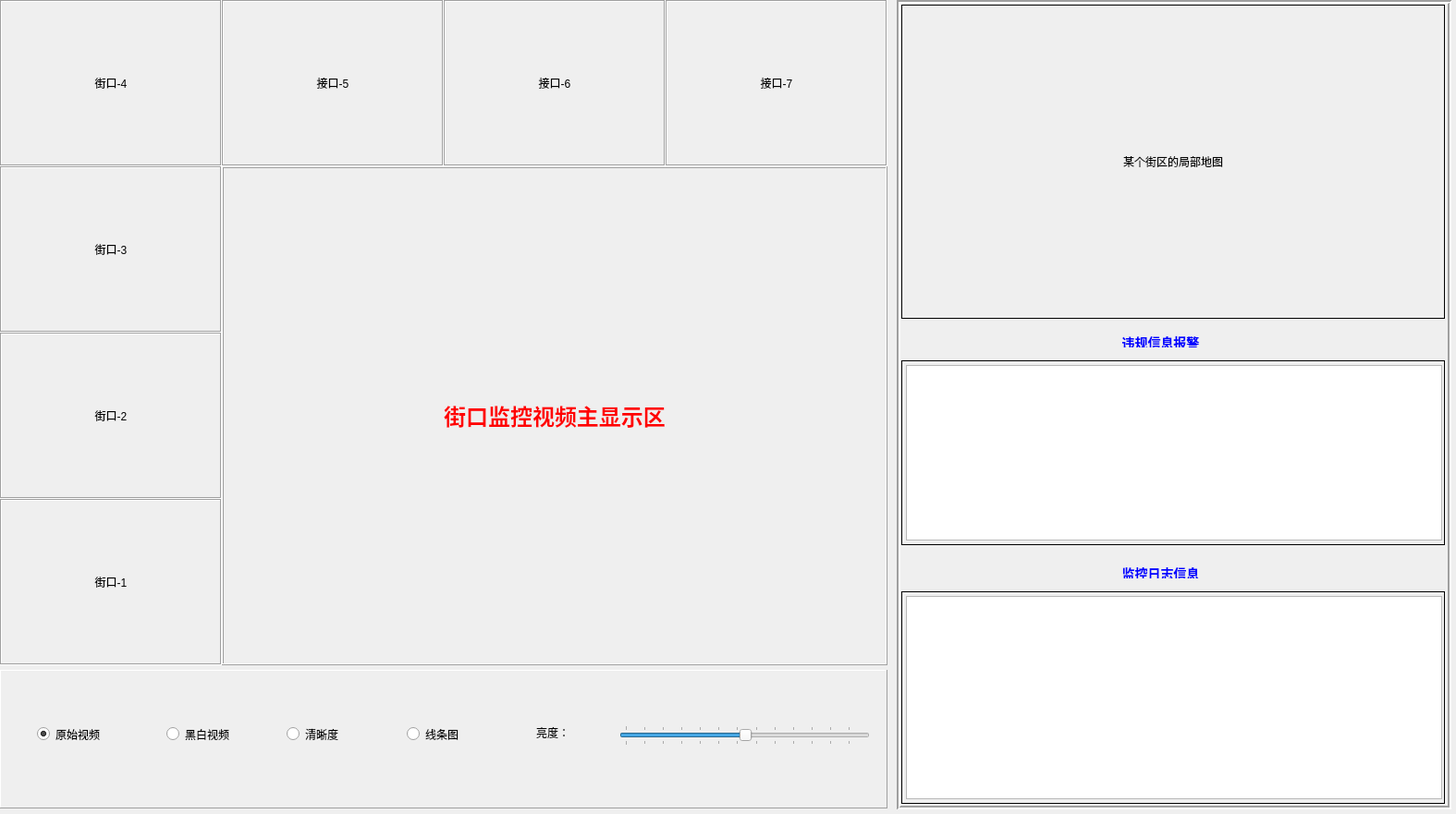
<?xml version="1.0" encoding="UTF-8"?>
<ui version="4.0">
 <class>Traffic</class>
 <widget class="QDialog" name="Traffic">
  <property name="geometry">
   <rect>
    <x>0</x>
    <y>0</y>
    <width>1575</width>
    <height>881</height>
   </rect>
  </property>
  <property name="windowTitle">
   <string>交通违规监控系统</string>
  </property>
  <widget class="QFrame" name="frm_video_main">
   <property name="geometry">
    <rect>
     <x>240</x>
     <y>180</y>
     <width>720</width>
     <height>540</height>
    </rect>
   </property>
   <property name="frameShape">
    <enum>QFrame::Box</enum>
   </property>
   <property name="frameShadow">
    <enum>QFrame::Raised</enum>
   </property>
   <property name="lineWidth">
    <number>1</number>
   </property>
   <widget class="QLabel" name="lbl_video_main">
    <property name="geometry">
     <rect>
      <x>0</x>
      <y>0</y>
      <width>720</width>
      <height>540</height>
     </rect>
    </property>
    <property name="midLineWidth">
     <number>1</number>
    </property>
    <property name="text">
     <string>&lt;font color=red size=6&gt;&lt;b&gt;街口监控视频主显示区&lt;/b&gt;&lt;/font&gt;</string>
    </property>
    <property name="alignment">
     <set>Qt::AlignCenter</set>
    </property>
   </widget>
  </widget>
  <widget class="QFrame" name="frame_2">
   <property name="geometry">
    <rect>
     <x>0</x>
     <y>0</y>
     <width>240</width>
     <height>180</height>
    </rect>
   </property>
   <property name="frameShape">
    <enum>QFrame::Box</enum>
   </property>
   <property name="frameShadow">
    <enum>QFrame::Sunken</enum>
   </property>
   <widget class="WLabel" name="lbl_video_4">
    <property name="geometry">
     <rect>
      <x>0</x>
      <y>0</y>
      <width>240</width>
      <height>180</height>
     </rect>
    </property>
    <property name="text">
     <string>街口-4</string>
    </property>
    <property name="alignment">
     <set>Qt::AlignCenter</set>
    </property>
   </widget>
  </widget>
  <widget class="QFrame" name="frame_3">
   <property name="geometry">
    <rect>
     <x>240</x>
     <y>0</y>
     <width>240</width>
     <height>180</height>
    </rect>
   </property>
   <property name="frameShape">
    <enum>QFrame::Box</enum>
   </property>
   <property name="frameShadow">
    <enum>QFrame::Sunken</enum>
   </property>
   <widget class="WLabel" name="lbl_video_5">
    <property name="geometry">
     <rect>
      <x>0</x>
      <y>0</y>
      <width>240</width>
      <height>180</height>
     </rect>
    </property>
    <property name="text">
     <string>接口-5</string>
    </property>
    <property name="alignment">
     <set>Qt::AlignCenter</set>
    </property>
   </widget>
  </widget>
  <widget class="QFrame" name="frame_4">
   <property name="geometry">
    <rect>
     <x>480</x>
     <y>0</y>
     <width>240</width>
     <height>180</height>
    </rect>
   </property>
   <property name="frameShape">
    <enum>QFrame::Box</enum>
   </property>
   <property name="frameShadow">
    <enum>QFrame::Sunken</enum>
   </property>
   <widget class="WLabel" name="lbl_video_6">
    <property name="geometry">
     <rect>
      <x>0</x>
      <y>0</y>
      <width>240</width>
      <height>180</height>
     </rect>
    </property>
    <property name="text">
     <string>接口-6</string>
    </property>
    <property name="alignment">
     <set>Qt::AlignCenter</set>
    </property>
   </widget>
  </widget>
  <widget class="QFrame" name="frame_5">
   <property name="geometry">
    <rect>
     <x>720</x>
     <y>0</y>
     <width>240</width>
     <height>180</height>
    </rect>
   </property>
   <property name="frameShape">
    <enum>QFrame::Box</enum>
   </property>
   <property name="frameShadow">
    <enum>QFrame::Sunken</enum>
   </property>
   <widget class="WLabel" name="lbl_video_7">
    <property name="geometry">
     <rect>
      <x>0</x>
      <y>0</y>
      <width>240</width>
      <height>180</height>
     </rect>
    </property>
    <property name="text">
     <string>接口-7</string>
    </property>
    <property name="alignment">
     <set>Qt::AlignCenter</set>
    </property>
   </widget>
  </widget>
  <widget class="QFrame" name="frame_6">
   <property name="geometry">
    <rect>
     <x>0</x>
     <y>180</y>
     <width>240</width>
     <height>180</height>
    </rect>
   </property>
   <property name="frameShape">
    <enum>QFrame::Box</enum>
   </property>
   <property name="frameShadow">
    <enum>QFrame::Sunken</enum>
   </property>
   <widget class="WLabel" name="lbl_video_3">
    <property name="geometry">
     <rect>
      <x>0</x>
      <y>0</y>
      <width>240</width>
      <height>180</height>
     </rect>
    </property>
    <property name="text">
     <string>街口-3</string>
    </property>
    <property name="alignment">
     <set>Qt::AlignCenter</set>
    </property>
   </widget>
  </widget>
  <widget class="QFrame" name="frame_7">
   <property name="geometry">
    <rect>
     <x>0</x>
     <y>360</y>
     <width>240</width>
     <height>180</height>
    </rect>
   </property>
   <property name="frameShape">
    <enum>QFrame::Box</enum>
   </property>
   <property name="frameShadow">
    <enum>QFrame::Sunken</enum>
   </property>
   <widget class="WLabel" name="lbl_video_2">
    <property name="geometry">
     <rect>
      <x>0</x>
      <y>0</y>
      <width>240</width>
      <height>180</height>
     </rect>
    </property>
    <property name="text">
     <string>街口-2</string>
    </property>
    <property name="alignment">
     <set>Qt::AlignCenter</set>
    </property>
   </widget>
  </widget>
  <widget class="QFrame" name="frame_8">
   <property name="geometry">
    <rect>
     <x>0</x>
     <y>540</y>
     <width>240</width>
     <height>180</height>
    </rect>
   </property>
   <property name="frameShape">
    <enum>QFrame::Box</enum>
   </property>
   <property name="frameShadow">
    <enum>QFrame::Sunken</enum>
   </property>
   <widget class="WLabel" name="lbl_video_1">
    <property name="geometry">
     <rect>
      <x>0</x>
      <y>0</y>
      <width>240</width>
      <height>180</height>
     </rect>
    </property>
    <property name="text">
     <string>街口-1</string>
    </property>
    <property name="alignment">
     <set>Qt::AlignCenter</set>
    </property>
   </widget>
  </widget>
  <widget class="QFrame" name="frame_9">
   <property name="geometry">
    <rect>
     <x>0</x>
     <y>725</y>
     <width>960</width>
     <height>150</height>
    </rect>
   </property>
   <property name="frameShape">
    <enum>QFrame::Panel</enum>
   </property>
   <property name="frameShadow">
    <enum>QFrame::Raised</enum>
   </property>
   <widget class="QRadioButton" name="btn_gray">
    <property name="geometry">
     <rect>
      <x>180</x>
      <y>60</y>
      <width>110</width>
      <height>19</height>
     </rect>
    </property>
    <property name="text">
     <string>黑白视频</string>
    </property>
    <attribute name="buttonGroup">
     <string notr="true">bgr_video_handle</string>
    </attribute>
   </widget>
   <widget class="QRadioButton" name="btn_clear">
    <property name="geometry">
     <rect>
      <x>310</x>
      <y>60</y>
      <width>110</width>
      <height>19</height>
     </rect>
    </property>
    <property name="text">
     <string>清晰度</string>
    </property>
    <attribute name="buttonGroup">
     <string notr="true">bgr_video_handle</string>
    </attribute>
   </widget>
   <widget class="QRadioButton" name="btn_contour">
    <property name="geometry">
     <rect>
      <x>440</x>
      <y>60</y>
      <width>110</width>
      <height>19</height>
     </rect>
    </property>
    <property name="text">
     <string>线条图</string>
    </property>
    <attribute name="buttonGroup">
     <string notr="true">bgr_video_handle</string>
    </attribute>
   </widget>
   <widget class="QSlider" name="sld_brightness">
    <property name="geometry">
     <rect>
      <x>670</x>
      <y>60</y>
      <width>271</width>
      <height>22</height>
     </rect>
    </property>
    <property name="maximum">
     <number>255</number>
    </property>
    <property name="singleStep">
     <number>5</number>
    </property>
    <property name="value">
     <number>128</number>
    </property>
    <property name="orientation">
     <enum>Qt::Horizontal</enum>
    </property>
    <property name="tickPosition">
     <enum>QSlider::TicksBothSides</enum>
    </property>
    <property name="tickInterval">
     <number>20</number>
    </property>
   </widget>
   <widget class="QLabel" name="label_9">
    <property name="geometry">
     <rect>
      <x>580</x>
      <y>60</y>
      <width>68</width>
      <height>15</height>
     </rect>
    </property>
    <property name="text">
     <string>亮度：</string>
    </property>
   </widget>
   <widget class="QRadioButton" name="btn_src">
    <property name="geometry">
     <rect>
      <x>40</x>
      <y>60</y>
      <width>110</width>
      <height>19</height>
     </rect>
    </property>
    <property name="text">
     <string>原始视频</string>
    </property>
    <property name="checked">
     <bool>true</bool>
    </property>
    <attribute name="buttonGroup">
     <string notr="true">bgr_video_handle</string>
    </attribute>
   </widget>
  </widget>
  <widget class="QFrame" name="frm_info">
   <property name="geometry">
    <rect>
     <x>970</x>
     <y>0</y>
     <width>600</width>
     <height>876</height>
    </rect>
   </property>
   <property name="frameShape">
    <enum>QFrame::Box</enum>
   </property>
   <property name="frameShadow">
    <enum>QFrame::Sunken</enum>
   </property>
   <property name="lineWidth">
    <number>2</number>
   </property>
   <widget class="QFrame" name="frame_11">
    <property name="geometry">
     <rect>
      <x>5</x>
      <y>5</y>
      <width>588</width>
      <height>340</height>
     </rect>
    </property>
    <property name="frameShape">
     <enum>QFrame::Box</enum>
    </property>
    <property name="frameShadow">
     <enum>QFrame::Plain</enum>
    </property>
    <widget class="QLabel" name="lbl_map">
     <property name="geometry">
      <rect>
       <x>0</x>
       <y>0</y>
       <width>588</width>
       <height>340</height>
      </rect>
     </property>
     <property name="text">
      <string>某个街区的局部地图</string>
     </property>
     <property name="alignment">
      <set>Qt::AlignCenter</set>
     </property>
    </widget>
   </widget>
   <widget class="QFrame" name="frame_12">
    <property name="geometry">
     <rect>
      <x>5</x>
      <y>390</y>
      <width>588</width>
      <height>200</height>
     </rect>
    </property>
    <property name="frameShape">
     <enum>QFrame::Box</enum>
    </property>
    <property name="frameShadow">
     <enum>QFrame::Plain</enum>
    </property>
    <widget class="QListView" name="lsv_warning">
     <property name="geometry">
      <rect>
       <x>5</x>
       <y>5</y>
       <width>580</width>
       <height>190</height>
      </rect>
     </property>
    </widget>
   </widget>
   <widget class="QLabel" name="label_11">
    <property name="geometry">
     <rect>
      <x>220</x>
      <y>360</y>
      <width>131</width>
      <height>16</height>
     </rect>
    </property>
    <property name="text">
     <string>&lt;font color=&quot;blue&quot; size=4&gt;&lt;strong&gt;违规信息报警&lt;/strong&gt;&lt;/font&gt;</string>
    </property>
    <property name="alignment">
     <set>Qt::AlignCenter</set>
    </property>
   </widget>
   <widget class="QFrame" name="frame_13">
    <property name="geometry">
     <rect>
      <x>5</x>
      <y>640</y>
      <width>588</width>
      <height>230</height>
     </rect>
    </property>
    <property name="frameShape">
     <enum>QFrame::Box</enum>
    </property>
    <property name="frameShadow">
     <enum>QFrame::Plain</enum>
    </property>
    <widget class="QTableView" name="tbv_log">
     <property name="geometry">
      <rect>
       <x>5</x>
       <y>5</y>
       <width>580</width>
       <height>220</height>
      </rect>
     </property>
    </widget>
   </widget>
   <widget class="QLabel" name="label_12">
    <property name="geometry">
     <rect>
      <x>220</x>
      <y>610</y>
      <width>131</width>
      <height>16</height>
     </rect>
    </property>
    <property name="text">
     <string>&lt;font color=&quot;blue&quot; size=4&gt;&lt;strong&gt;监控日志信息&lt;/strong&gt;&lt;/font&gt;</string>
    </property>
    <property name="alignment">
     <set>Qt::AlignCenter</set>
    </property>
   </widget>
  </widget>
 </widget>
 <customwidgets>
  <customwidget>
   <class>WLabel</class>
   <extends>QLabel</extends>
   <header>wlabel.h</header>
  </customwidget>
 </customwidgets>
 <resources/>
 <connections>
  <connection>
   <sender>bgr_video_handle</sender>
   <signal>buttonClicked(int)</signal>
   <receiver>Traffic</receiver>
   <slot>handle_video(int)</slot>
   <hints>
    <hint type="sourcelabel">
     <x>-1</x>
     <y>-1</y>
    </hint>
    <hint type="destinationlabel">
     <x>787</x>
     <y>440</y>
    </hint>
   </hints>
  </connection>
  <connection>
   <sender>sld_brightness</sender>
   <signal>valueChanged(int)</signal>
   <receiver>Traffic</receiver>
   <slot>modify_bright(int)</slot>
   <hints>
    <hint type="sourcelabel">
     <x>742</x>
     <y>798</y>
    </hint>
    <hint type="destinationlabel">
     <x>967</x>
     <y>618</y>
    </hint>
   </hints>
  </connection>
 </connections>
 <slots>
  <slot>switch_main_area()</slot>
  <slot>pop_video_window()</slot>
  <slot>handle_video(int)</slot>
  <slot>modify_bright(int)</slot>
 </slots>
 <buttongroups>
  <buttongroup name="bgr_video_handle"/>
 </buttongroups>
</ui>
